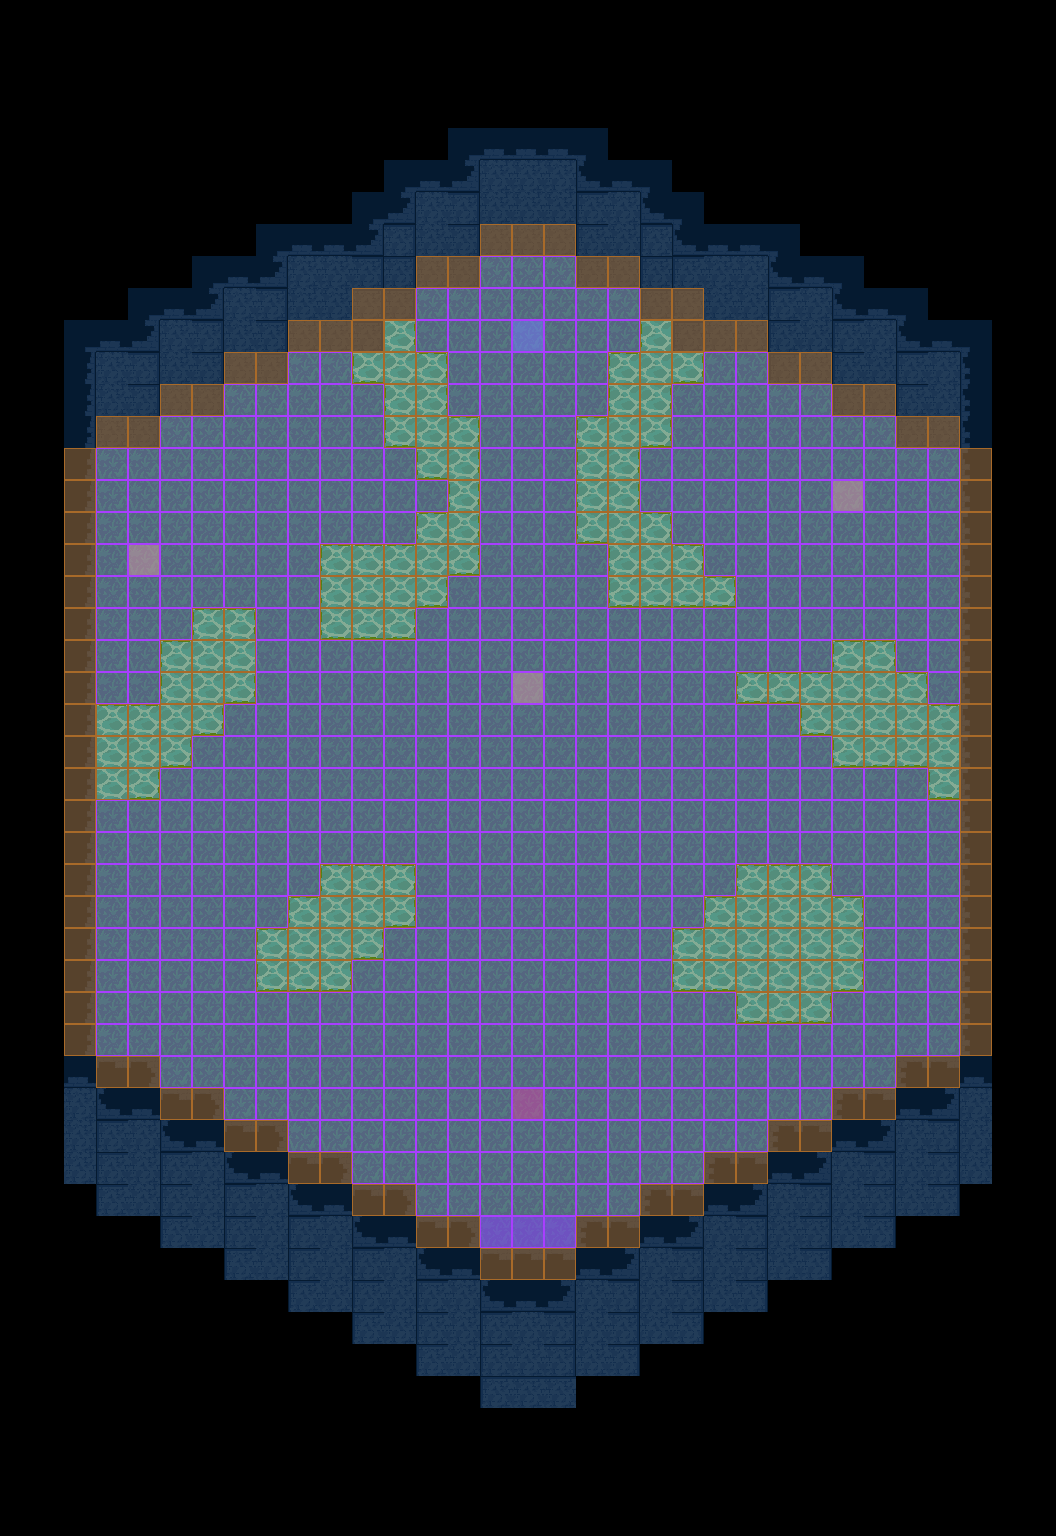

A 2D game scene composited from a Tiled map and its tileset images. What follows is a short description and the map's XML, with each tile layer's data collapsed to a summary:
An orthogonal 33x48 tile map with 32x32 px tiles, 6 tile layers (water, grass, walls, sensors, ...), 2 tilesets and 63 objects (60x wall, player, dummy, exit).

<map version="1.5" tiledversion="1.7.2" orientation="orthogonal" renderorder="right-down" width="33" height="48" tilewidth="32" tileheight="32" infinite="0" nextlayerid="12" nextobjectid="82">
 <tileset firstgid="1" name="temp" tilewidth="32" tileheight="32" tilecount="64" columns="8">
  <image source="temp.png" trans="ff00ff" width="256" height="256" />
 </tileset>
 <tileset firstgid="65" name="tileset" tilewidth="32" tileheight="32" tilecount="256" columns="16">
  <image source="tileset.png" trans="ff00ff" width="512" height="512" />
 </tileset>
 <layer id="4" name="water" width="33" height="48">
  <data>[1584 cells, 121 non-empty, 1 distinct tile ids]</data>
 </layer>
 <layer id="5" name="grass" width="33" height="48">
  <data>[1584 cells, 631 non-empty, 13 distinct tile ids]</data>
 </layer>
 <layer id="6" name="walls" width="33" height="48">
  <properties>
   <property name="Draw" type="int" value="1" />
  </properties>
  <data>[1584 cells, 309 non-empty, 14 distinct tile ids]</data>
 </layer>
 <layer id="3" name="sensors" width="33" height="48">
  <data>[1584 cells, 8 non-empty, 4 distinct tile ids]</data>
 </layer>
 <layer id="1" name="map" width="33" height="48">
  <data>[1584 cells, 215 non-empty, 1 distinct tile ids]</data>
 </layer>
 <layer id="8" name="navigation" width="33" height="48">
  <properties>
   <property name="Draw" type="int" value="0" />
   <property name="Navigation" type="int" value="1" />
  </properties>
  <data>[1584 cells, 546 non-empty, 1 distinct tile ids]</data>
 </layer>
 <objectgroup id="9" name="walls">
  <object id="4" name="wall" type="wall" x="384" y="320" width="32" height="32" />
  <object id="5" name="wall" type="wall" x="352" y="352" width="96" height="32" />
  <object id="6" name="wall" type="wall" x="384" y="384" width="64" height="64" />
  <object id="7" name="wall" type="wall" x="448" y="416" width="32" height="160" />
  <object id="8" name="wall" type="wall" x="416" y="448" width="32" height="32" />
  <object id="9" name="wall" type="wall" x="416" y="512" width="32" height="96" />
  <object id="10" name="wall" x="320" y="544" width="96" height="96" />
  <object id="14" name="wall" type="wall" x="192" y="608" width="64" height="32" />
  <object id="15" name="wall" type="wall" x="160" y="640" width="96" height="64" />
  <object id="16" name="wall" type="wall" x="96" y="704" width="128" height="32" />
  <object id="17" name="wall" type="wall" x="96" y="736" width="64" height="64" />
  <object id="18" name="wall" type="wall" x="160" y="736" width="32" height="32" />
  <object id="19" name="wall" type="wall" x="320" y="864" width="96" height="32" />
  <object id="20" name="wall" type="wall" x="288" y="896" width="128" height="32" />
  <object id="21" name="wall" type="wall" x="256" y="928" width="128" height="32" />
  <object id="22" name="wall" type="wall" x="256" y="960" width="96" height="32" />
  <object id="23" name="wall" type="wall" x="736" y="864" width="96" height="160" />
  <object id="24" name="wall" type="wall" x="832" y="896" width="32" height="96" />
  <object id="29" name="wall" type="wall" x="672" y="928" width="32" height="64" />
  <object id="30" name="wall" type="wall" x="704" y="896" width="32" height="96" />
  <object id="31" name="wall" type="wall" x="832" y="640" width="64" height="128" />
  <object id="32" name="wall" type="wall" x="896" y="672" width="32" height="96" />
  <object id="33" name="wall" type="wall" x="928" y="704" width="32" height="96" />
  <object id="34" name="wall" type="wall" x="736" y="672" width="96" height="32" />
  <object id="35" name="wall" type="wall" x="800" y="704" width="32" height="32" />
  <object id="36" name="wall" type="wall" x="96" y="416" width="64" height="32" />
  <object id="37" name="wall" type="wall" x="160" y="384" width="64" height="32" />
  <object id="38" name="wall" type="wall" x="224" y="352" width="64" height="32" />
  <object id="39" name="wall" type="wall" x="288" y="320" width="96" height="32" />
  <object id="40" name="wall" type="wall" x="384" y="288" width="32" height="32" />
  <object id="41" name="wall" type="wall" x="416" y="256" width="64" height="32" />
  <object id="42" name="wall" type="wall" x="480" y="224" width="96" height="32" />
  <object id="43" name="wall" type="wall" x="576" y="256" width="64" height="32" />
  <object id="44" name="wall" type="wall" x="640" y="288" width="64" height="32" />
  <object id="45" name="wall" type="wall" x="672" y="320" width="96" height="32" />
  <object id="46" name="wall" type="wall" x="768" y="352" width="64" height="32" />
  <object id="47" name="wall" type="wall" x="832" y="384" width="64" height="32" />
  <object id="48" name="wall" type="wall" x="896" y="416" width="64" height="32" />
  <object id="49" name="wall" type="wall" x="960" y="416" width="32" height="640" />
  <object id="50" name="wall" type="wall" x="896" y="1056" width="64" height="32" />
  <object id="52" name="wall" type="wall" x="832" y="1088" width="64" height="32" />
  <object id="53" name="wall" type="wall" x="768" y="1120" width="64" height="32" />
  <object id="54" name="wall" type="wall" x="704" y="1152" width="64" height="32" />
  <object id="55" name="wall" type="wall" x="640" y="1184" width="64" height="32" />
  <object id="56" name="wall" type="wall" x="576" y="1216" width="64" height="32" />
  <object id="57" name="wall" type="wall" x="480" y="1248" width="96" height="32" />
  <object id="58" name="wall" type="wall" x="416" y="1216" width="64" height="32" />
  <object id="59" name="wall" type="wall" x="352" y="1184" width="64" height="32" />
  <object id="60" name="wall" type="wall" x="288" y="1152" width="64" height="32" />
  <object id="61" name="wall" type="wall" x="224" y="1120" width="64" height="32" />
  <object id="62" name="wall" type="wall" x="160" y="1088" width="64" height="32" />
  <object id="63" name="wall" type="wall" x="96" y="1056" width="64" height="32" />
  <object id="64" name="wall" type="wall" x="64" y="416" width="32" height="672" />
  <object id="65" name="wall" type="wall" x="640" y="320" width="32" height="128" />
  <object id="66" name="wall" type="wall" x="672" y="352" width="32" height="32" />
  <object id="72" name="wall" type="wall" x="608" y="576" width="128" height="32" />
  <object id="73" name="wall" type="wall" x="608" y="512" width="64" height="64" />
  <object id="75" name="wall" type="wall" x="672" y="544" width="32" height="32" />
  <object id="76" name="wall" type="wall" x="576" y="416" width="32" height="128" />
  <object id="77" name="wall" type="wall" x="608" y="352" width="32" height="160" />
 </objectgroup>
 <objectgroup id="10" name="entities">
  <object id="78" name="player" type="player" x="512" y="320" width="32" height="32" />
  <object id="79" name="enemy" type="dummy" x="512" y="1088" width="32" height="32" />
 </objectgroup>
 <objectgroup id="11" name="sensors">
  <object id="80" name="exit" type="exit" x="480" y="1216" width="96" height="32" />
 </objectgroup>
</map>